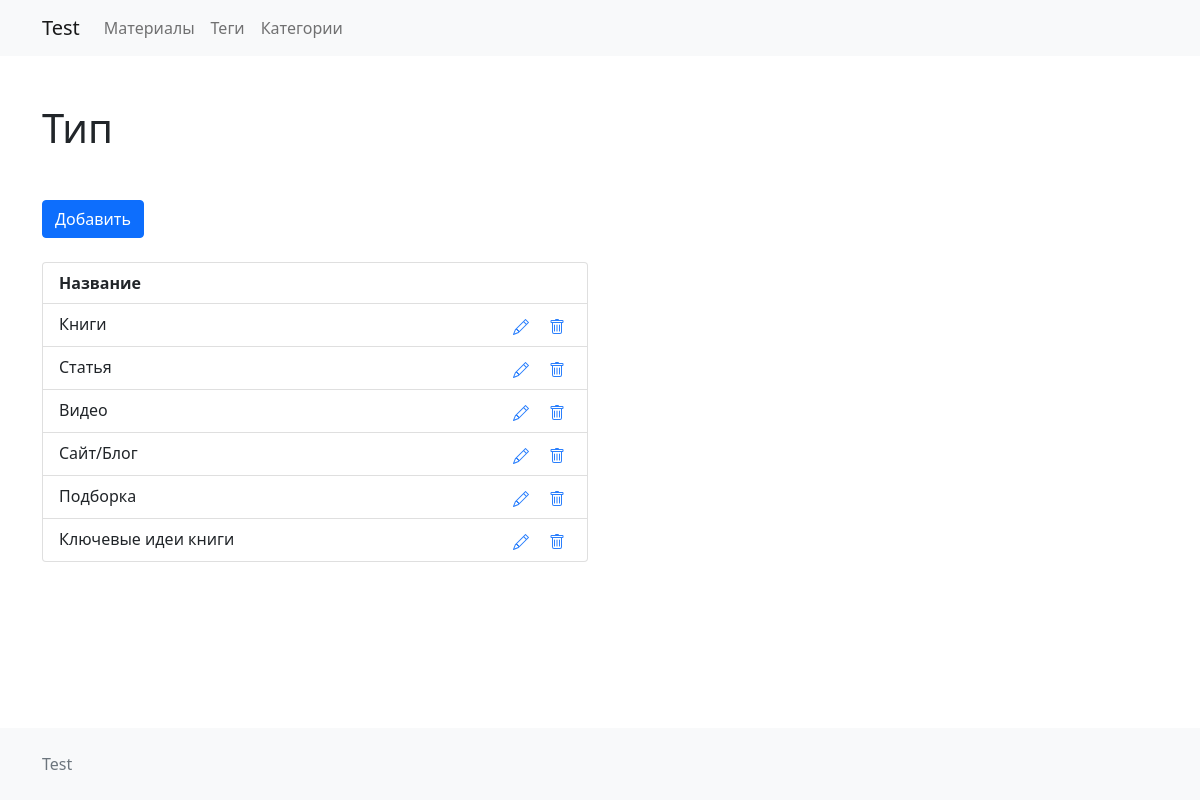
/list-type.php, run on the app's committed database.
### tables this page shows
CREATE TABLE `type_materials` (
  `id` int(11) NOT NULL,
  `type` varchar(100) NOT NULL
);

### function.php (called while the page is built, shortened)
<?php
function getTypes(): array
{
    $db = new PDO('mysql:host=' . HOST . ';dbname=' . DBNAME, USER, PASS);
    $sql = "SELECT * FROM type_materials";
    $statement = $db->prepare($sql);
    $statement->execute();
    return $statement->fetchAll(PDO::FETCH_ASSOC);
}

### list-type.php (the view, shortened to what this page needs)
<?php require 'templates/header.php';
require 'function.php';
$types = getTypes();
?>
    <div class="main-wrapper">
    <div class="content">
        <?php require 'templates/nav.php'; ?>
        <div class="container">
            <h1 class="my-md-5 my-4">Тип</h1>
            <a class="btn btn-primary mb-4" href="create-type.php" role="button">Добавить</a>
            <div class="row">
                <div class="col-md-6">
                    <ul class="list-group mb-4">
                        <li class="list-group-item d-flex justify-content-between">
                            <strong>Название</strong>
                        </li>
                        <?php foreach ($types as $type): ?>
                            <li class="list-group-item list-group-item-action d-flex justify-content-between">
                            <span class="me-3">
                                <?= $type['type']; ?>
                            </span>
                                <div class="text-nowrap">
                                    <form action="actions/editType.php" method="post">
                                        <button class="text-decoration-none me-2 sh-btn" type="submit">
                                        </button>
                                    </form>
                                    <form action="actions/deleteType.php" method="post">
                                        <button class="text-decoration-none sh-btn" type="submit">
                                        </button>
                                    </form>
                                </div>
                            </li>
                        <?php endforeach; ?>
                    </ul>
                </div>
            </div>
        </div>
    </div>
<?php require 'templates/footer.php'; ?>

### css/style.css (style rules this page uses)
.main-wrapper { display: flex; flex-direction: column; min-height: 100vh; }
.content { flex: 1 0 auto; }
button.sh-btn { border: none; background: none; color: #2a7ffd; }
div.text-nowrap { display: flex; }

### data on the page
type_materials: type "Книги"
type_materials: type "Статья"
type_materials: type "Видео"
type_materials: type "Сайт/Блог"
type_materials: type "Подборка"
type_materials: type "Ключевые идеи книги"
